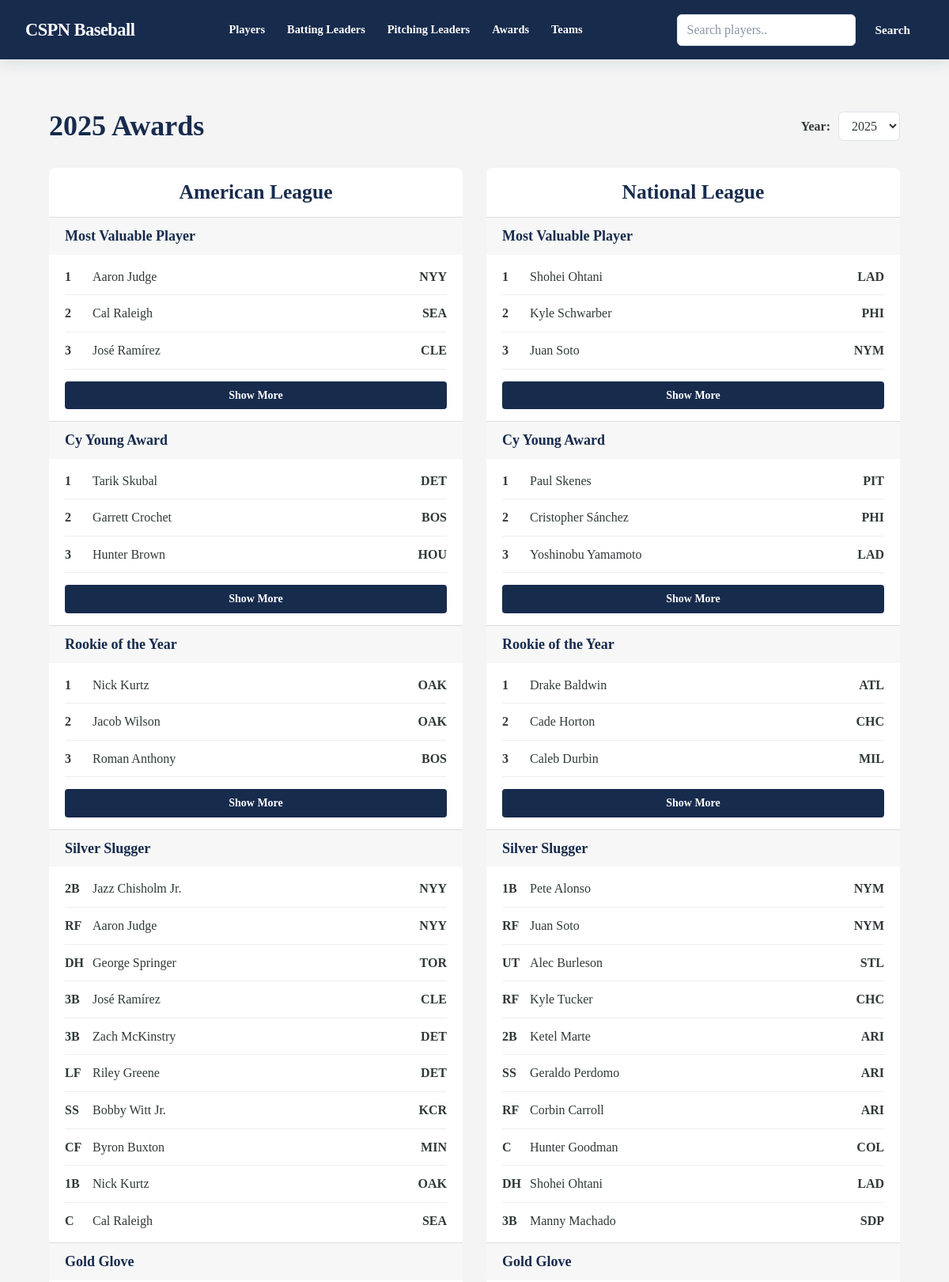
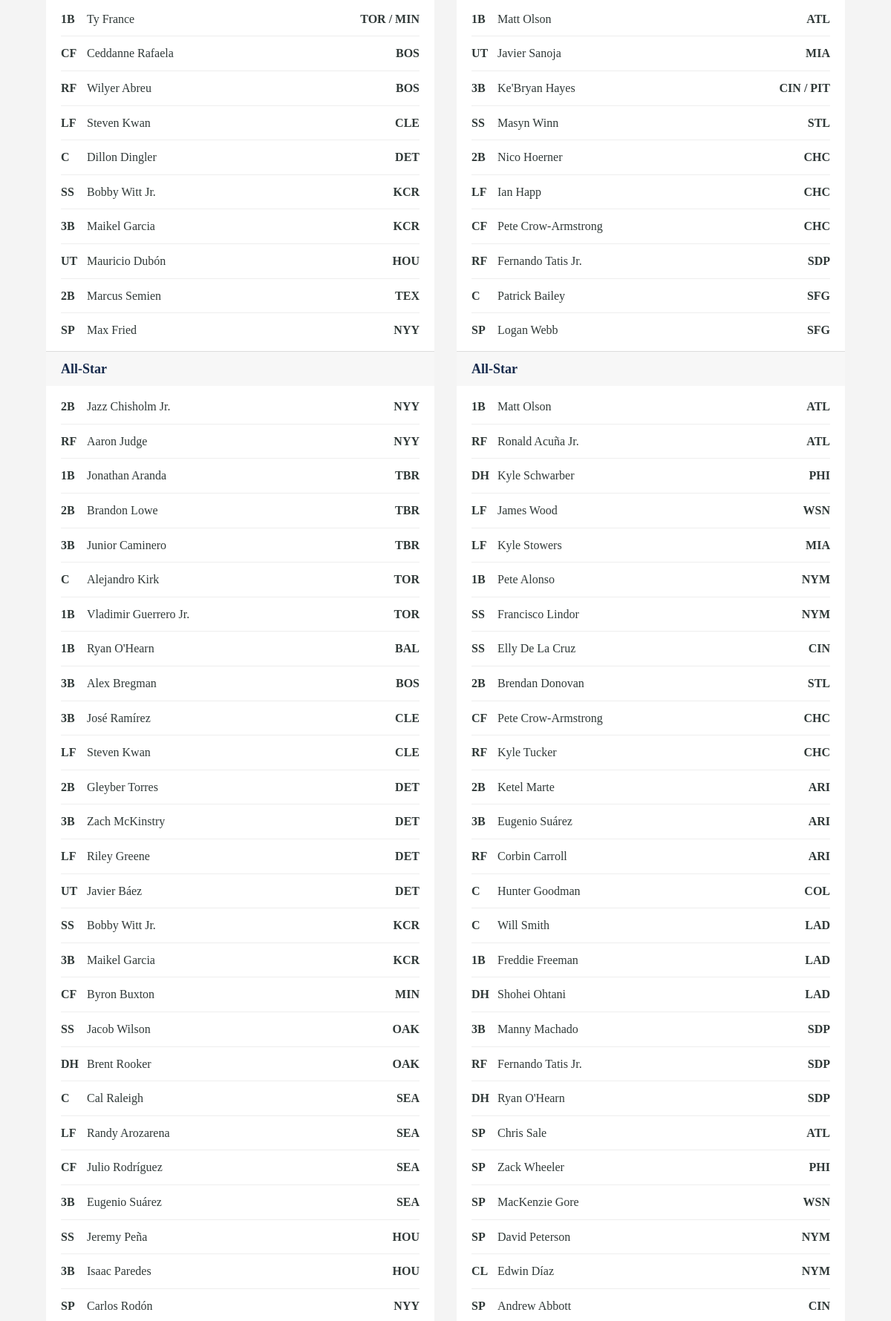
Page /awards/2025 (upper part) on the committed database (2 pictures, top to bottom).
### tables this page shows
CREATE TABLE award_types (
            award_code TEXT PRIMARY KEY,
            award_name TEXT NOT NULL
        );

### app.py (the view)
@app.route('/awards/<int:year_id>')
def awards(year_id):
    awards = get_awards(year_id)
    return render_template(
        'awards.html',
        year_id=year_id,
        awards=awards
    )

### database/db_connection.py (called while the page is built)
def get_connection():
    connection = sqlite3.connect(database_path)
    return connection

### templates/awards.html (shortened to what this page needs)
{% extends "base.html" %}
{% block content %}
<!DOCTYPE html>
<html lang="en">
<head>
  <link rel="stylesheet" href="{{ url_for('static', filename='css/awards.css') }}">
</head>
<body>
  <div class="awards-page">
    <div class='awards-header'>
      <h1>{{ year_id }} Awards</h1>
      <div class="year-selector">
        <label for="year">Year:</label>
        <select id="year" onchange="changeYear(this.value)">
          {% for year in range(2025,1900,-1) %}
            <option value="{{ year }}"
              {% if year == year_id %}selected{% endif %}>
              {{ year }}
            </option>
          {% endfor %}
        </select>
      </div>
    </div>
    <div class="league-container">
      <section class="league-section">
        <div class="league-header">
          <h2>American League</h2>
        </div>
        {% set award_order = [
          'MVP',
          'CYA',
          'ROY',
          'SS',
          'GG',
          'AS'
        ] %}
        {% for award_code in award_order %}
          {% if award_code in awards['AL'] %}
            {% set award = awards['AL'][award_code] %}
            <div class="award-card">
              <div class="award-header">
                <h3>{{ award['name'] }}</h3>
              </div>
              <div class="award-players">
                {% for player in award['players'] %}
                  <div class="award-player
                    "
                    >
                    <div class="player-ranking">
                      {% if player['ranking'] is not none %}
                        {{ player['ranking'] }}
                      {% else %}
                        {{ player['Pos']}}
                      {% endif %}
                    </div>
                    <div class="player-name">
                      {{ player['Player'] }}
                    </div>
                    <div class="player-team">
                      {{ player['Team'] }}
                    </div>
                  </div>
                {% endfor %}
              </div>
              {% if award_code in ['MVP', 'CYA', 'ROY'] and award['players']|length > 3 %}
                <button
                  type="button"
                  class="show-more-button"
                  onclick="toggleAward(this)">
                  Show More
                </button>
              {% endif %}
            </div>
          {% endif %}
        {% endfor %}
      </section>
      <section class="league-section">
        <div class="league-header">
          <h2>National League</h2>
        </div>
        {% for award_code in award_order %}
          {% if award_code in awards['NL'] %}
            {% set award = awards['NL'][award_code] %}
            <div class="award-card">
              <div class="award-header">
                <h3>{{ award['name'] }}</h3>
              </div>
              <div class="award-players">
                {% for player in award['players'] %}
                  <div class="award-player
                    "
                    >
                    <div class="player-ranking">
                      {% if player['ranking'] is not none %}
                        {{ player['ranking'] }}
                      {% else %}
                        {{ player['Pos']}}
                      {% endif %}
                    </div>
                    <div class="player-name">
                      {{ player['Player'] }}
                    </div>
                    <div class="player-team">
                      {{ player['Team'] }}
                    </div>
                  </div>
                {% endfor %}
              </div>
              {% if award_code in ['MVP', 'CYA', 'ROY'] and award['players']|length > 3 %}
                <button
                  type="button"
                  class="show-more-button"
                  onclick="toggleAward(this)">
                  Show More
                </button>
              {% endif %}
            </div>
          {% endif %}
        {% endfor %}
      </section>
    </div>
  </div>
</body>
</html>
{% endblock %}

### templates/base.html (shortened to what this page needs)
<!DOCTYPE html>
<html lang="en">
<head>
    <link rel="stylesheet"
        href="{{ url_for('static', filename='css/app_style.css') }}">
</head>
<body>
    <nav class="navbar">
        <div class="nav-brand">
            <a href="{{ url_for('home') }}">
                CSPN Baseball
            </a>
        </div>
        <div class="nav-links">
            <a href="{{ url_for('home') }}">Players</a>
            <a href="{{ url_for('batting_leaderboard', year=2025) }}">Batting Leaders</a>
            <a href="{{ url_for('pitching_leaderboard', year=2025) }}">Pitching Leaders</a>
            <a href="{{ url_for('awards', year_id=2025) }}">Awards</a>
            <a href="{{ url_for('teams') }}">Teams</a>
        </div>
        <form action="{{ url_for('home') }}" method="GET">
            <input
                type="text"
                name="search"
                placeholder="Search players.."
            >
            <button type="submit">Search</button>
        </form>
    </nav>
    <main>
        {% block content %}
        {% endblock %}
    </main>
</body>
</html>

### static/css/app_style.css (style rules this page uses)
:root { --color-primary: #172b4d; --color-primary-hover: #243f68; --color-accent: #c83c45; --color-background: #f3f5f8; --color-surface: #ffffff; --color-surface-hover: #f7f9fc; --color-text: #303938; --color-text-muted: #667085; --color-border: #dce2ea; --color-success: #237a57; --shadow-small: 0 2px 6px rgba(23, 43, 77, 0.06); --shadow-medium: 0 5px 18px rgba(23, 43, 77, 0.10); --radius-small: 6px; --radius-medium: 10px; --radius-large: 14px; --page-width: 1440px; }
* { box-sizing:border-box; }
html { min-height: 100%; scroll-behavior: smooth; }
body { margin: 0; min-height: 100vh; font-family: 'Times New Roman', Times, serif; font-size: 16px; line-height: 1.6; color: var(--color-text); background-color: var(--color-background); }
h1, h2, h3, h4 { color: var(--color-primary); line-height: 1.25; }
h1 { font-size: clamp(1.8rem, 3vw, 2.4rem); }
h2 { font-size: 1.6rem; }
h3 { font-size: 1.2rem; }
a { color: var(--color-primary); text-decoration: none; }
.navbar { display: flex; align-items: center; justify-content: space-between; gap: 24px; width: 100%; padding: 16px 32px; color: #ffffff; background-color: var(--color-primary); box-shadow: var(--shadow-medium); }
.navbar form { display: flex; align-items: center; gap: 8px; margin: 0; }
.navbar input { margin: 0; vertical-align: middle; }
.navbar button { margin: 0; white-space: nowrap; }
.nav-brand { flex-shrink: 0; }
.nav-brand a { color: #ffffff; font-size: 1.4rem; font-weight: 800; letter-spacing: -0.5px; }
.nav-links { display: flex; align-items: center; justify-content: flex-end; flex-wrap: nowrap; gap: 8px; white-space: nowrap; }
.nav-links a { display: inline-block; padding: 8px 10px; color: #ffffff; font-size: 0.9rem; font-weight: 600; border-radius: var(--radius-small); transition: background-color 0.2s ease, color 0.2s ease; }
main { width: 100%; max-width: var(--page-width); margin: 0 auto; padding: 32px; }
button, .button { display: inline-block; padding: 10px 16px; font-family: inherit; font-size: 0.95rem; font-weight: 600; line-height: 1.4; color: #ffffff; background-color: var(--color-primary); border: 1px solid transparent; border-radius: var(--radius-small); cursor: pointer; transition: background-color 0.2s ease, transform 0.2s ease; }
input, select, textarea { max-width: 100%; padding: 10px 12px; font-family: inherit; font-size: 1rem; color: var(--color-text); background-color: var(--color-surface); border: 1px solid var(--color-border); border-radius: var(--radius-small); }
input::placeholder, textarea::placeholder { color: #8a94a5; }
label { font-weight: 600; }

### static/css/awards.css (style rules this page uses)
* { box-sizing: border-box; }
body { margin: 0; font-family: 'Times New Roman', Times, serif; background: #f4f4f4; }
.awards-page { max-width: 1400px; margin: 0 auto; padding: 30px; }
.awards-header { display: flex; justify-content: space-between; align-items: center; margin-bottom: 30px; }
.awards-header h1 { margin: 0; }
.year-selector { display: flex; align-items: center; gap: 10px; }
.year-selector select { padding: 8px 12px; font-size: 16px; }
.league-container { display: grid; grid-template-columns: 1fr 1fr; gap: 30px; }
.league-section { background: white; border-radius: 8px; overflow: hidden; }
.league-header { padding: 15px 20px; border-bottom: 1px solid #ddd; }
.league-header h2 { text-align: center; margin: 0; }
.award-card { border-bottom: 1px solid #ddd; }
.award-card:last-child { border-bottom: none; }
.award-header { padding: 12px 20px; background: #f7f7f7; }
.award-header h3 { margin: 0; font-size: 18px; }
.award-players { padding: 5px 20px; }
.award-player { display: grid; grid-template-columns: 35px minmax(0, 1fr) 80px; align-items: center; padding: 10px 0; border-bottom: 1px solid #eee; }
.award-player:last-child { border-bottom: none; }
.player-ranking { font-weight: bold; }
.player-name { font-weight: 500; white-space: nowrap; }
.player-team { text-align: right; font-weight: bold; white-space: nowrap; }
.show-more-button { display: block; width: calc(100% - 40px); margin: 10px 20px 15px; padding: 8px; border: none; border-radius: 4px; cursor: pointer; font-size: 14px; font-weight: bold; }

### rows in the picture
award_types: name "Most Valuable Player", name "Most Valuable Player"
award_types: name "Cy Young Award", name "Cy Young Award"
award_types: name "Rookie of the Year", name "Rookie of the Year"
award_types: name "Silver Slugger", name "Silver Slugger"
award_types: name "Gold Glove", name "Gold Glove"
award_types: name "All-Star", name "All-Star"

### other values in the picture
{{ year_id }} "2025"
{{ player['ranking'] }} "1" "2" "3" "1" "2" "3" "1" "2" "3"
{{ player['Player'] }} "Aaron Judge" "Cal Raleigh" "José Ramírez" "Tarik Skubal" "Garrett Crochet" "Hunter Brown" "Nick Kurtz" "Jacob Wilson" "Roman Anthony" "Jazz Chisholm Jr." "Aaron Judge" "George Springer" "José Ramírez" "Zach McKinstry" "Riley Greene" "Bobby Witt Jr." "Byron Buxton" "Nick Kurtz" "Cal Raleigh" "Ty France" "Ceddanne Rafaela" "Wilyer Abreu" "Steven Kwan" "Dillon Dingler" "Bobby Witt Jr." "Maikel Garcia" "Mauricio Dubón" "Marcus Semien" "Max Fried" "Jazz Chisholm Jr." "Aaron Judge" "Jonathan Aranda" "Brandon Lowe" "Junior Caminero" "Alejandro Kirk" "Vladimir Guerrero Jr." "Ryan O'Hearn" "Alex Bregman" "José Ramírez" "Steven Kwan" "Gleyber Torres" "Zach McKinstry" "Riley Greene" "Javier Báez" "Bobby Witt Jr." "Maikel Garcia" "Byron Buxton" "Jacob Wilson" "Brent Rooker" "Cal Raleigh" "Randy Arozarena" "Julio Rodríguez" "Eugenio Suárez" "Jeremy Peña" "Isaac Paredes" "Carlos Rodón"
{{ player['Team'] }} "NYY" "SEA" "CLE" "DET" "BOS" "HOU" "OAK" "OAK" "BOS" "NYY" "NYY" "TOR" "CLE" "DET" "DET" "KCR" "MIN" "OAK" "SEA" "TOR / MIN" "BOS" "BOS" "CLE" "DET" "KCR" "KCR" "HOU" "TEX" "NYY" "NYY" "NYY" "TBR" "TBR" "TBR" "TOR" "TOR" "BAL" "BOS" "CLE" "CLE" "DET" "DET" "DET" "DET" "KCR" "KCR" "MIN" "OAK" "OAK" "SEA" "SEA" "SEA" "SEA" "HOU" "HOU" "NYY"
{{ player['Pos'] }} "2B" "RF" "DH" "3B" "3B" "LF" "SS" "CF" "1B" "C" "1B" "CF" "RF" "LF" "C" "SS" "3B" "UT" "2B" "SP" "2B" "RF" "1B" "2B" "3B" "C" "1B" "1B" "3B" "3B" "LF" "2B" "3B" "LF" "UT" "SS" "3B" "CF" "SS" "DH" "C" "LF" "CF" "3B" "SS" "3B" "SP"
{{ player['Player'] }} "Shohei Ohtani" "Kyle Schwarber" "Juan Soto" "Paul Skenes" "Cristopher Sánchez" "Yoshinobu Yamamoto" "Drake Baldwin" "Cade Horton" "Caleb Durbin" "Pete Alonso" "Juan Soto" "Alec Burleson" "Kyle Tucker" "Ketel Marte" "Geraldo Perdomo" "Corbin Carroll" "Hunter Goodman" "Shohei Ohtani" "Manny Machado" "Matt Olson" "Javier Sanoja" "Ke'Bryan Hayes" "Masyn Winn" "Nico Hoerner" "Ian Happ" "Pete Crow-Armstrong" "Fernando Tatis Jr." "Patrick Bailey" "Logan Webb" "Matt Olson" "Ronald Acuña Jr." "Kyle Schwarber" "James Wood" "Kyle Stowers" "Pete Alonso" "Francisco Lindor" "Elly De La Cruz" "Brendan Donovan" "Pete Crow-Armstrong" "Kyle Tucker" "Ketel Marte" "Eugenio Suárez" "Corbin Carroll" "Hunter Goodman" "Will Smith" "Freddie Freeman" "Shohei Ohtani" "Manny Machado" "Fernando Tatis Jr." "Ryan O'Hearn" "Chris Sale" "Zack Wheeler" "MacKenzie Gore" "David Peterson" "Edwin Díaz" "Andrew Abbott"
{{ player['Team'] }} "LAD" "PHI" "NYM" "PIT" "PHI" "LAD" "ATL" "CHC" "MIL" "NYM" "NYM" "STL" "CHC" "ARI" "ARI" "ARI" "COL" "LAD" "SDP" "ATL" "MIA" "CIN / PIT" "STL" "CHC" "CHC" "CHC" "SDP" "SFG" "SFG" "ATL" "ATL" "PHI" "WSN" "MIA" "NYM" "NYM" "CIN" "STL" "CHC" "CHC" "ARI" "ARI" "ARI" "COL" "LAD" "LAD" "LAD" "SDP" "SDP" "SDP" "ATL" "PHI" "WSN" "NYM" "NYM" "CIN"
{{ player['Pos'] }} "1B" "RF" "UT" "RF" "2B" "SS" "RF" "C" "DH" "3B" "1B" "UT" "3B" "SS" "2B" "LF" "CF" "RF" "C" "SP" "1B" "RF" "DH" "LF" "LF" "1B" "SS" "SS" "2B" "CF" "RF" "2B" "3B" "RF" "C" "C" "1B" "DH" "3B" "RF" "DH" "SP" "SP" "SP" "SP" "CL" "SP"
form field value "2025"
